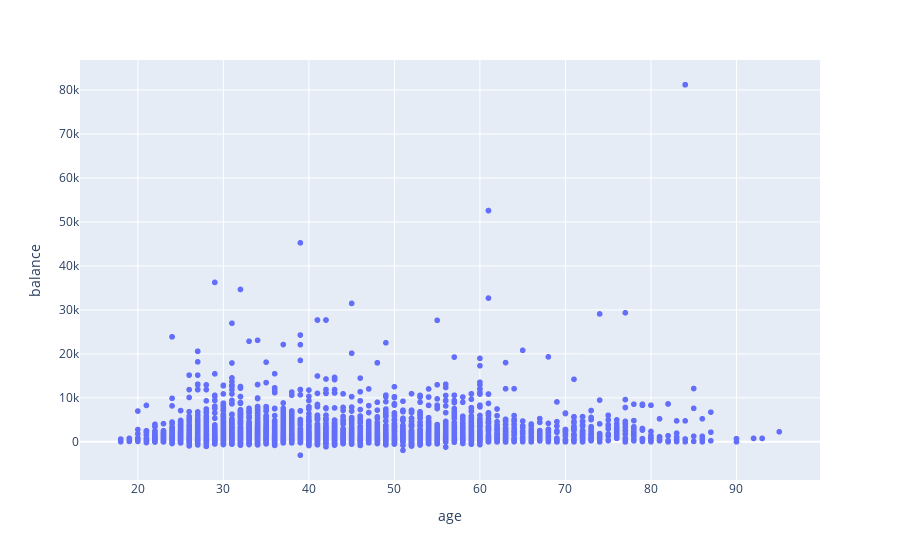

Notebook source saved alongside this figure:
### Code cell
# figure 4: ahora queremos ver como se relaciona el balance de nuestros clientes según su edad
fig_balance = px.scatter(df_clients, x='age', y='balance')
fig = px.scatter(df_clients, x='age', y='balance')
fig.show()

### Figure 1 — Plotly figure (JSON) as saved in the notebook; plotly's stock layout.template omitted (floating-point values rounded to 4 significant figures; data arrays with more than 128 entries replaced by an {"elided": "..."} marker saying what was removed)
{"data": [{"hovertemplate": "age=%{x}<br>balance=%{y}<extra></extra>", "legendgroup": "", "marker": {"color": "#636efa", "symbol": "circle"}, "mode": "markers", "name": "", "showlegend": false, "type": "scattergl", "x": {"elided": "5289 int values"}, "xaxis": "x", "y": {"elided": "5289 int values"}, "yaxis": "y"}], "layout": {"legend": {"tracegroupgap": 0}, "margin": {"t": 60}, "xaxis": {"anchor": "y", "domain": [0, 1], "title": {"text": "age"}}, "yaxis": {"anchor": "x", "domain": [0, 1], "title": {"text": "balance"}}}}
